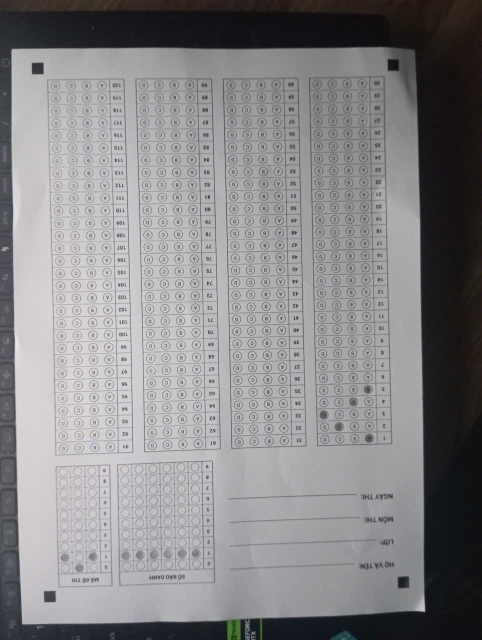
#> input picture resources/images/mau_in/z7951713500135_d9a7672142e883c93373241b8fcc8115.jpg, 963 x 1280 px (shown at 1/2 size)
$ python -i apply_adaptive_threshold.py   (imports and definitions only)
#> lines starting #> are read from the running program, lines starting #| are printed output that depends on the picture; after the words box and inside, x2 and y2 are one past the last pixel; in counts of white or black regions, pixels touching at a corner belong together
### image_processing/utils/image_utils.py
import cv2
import numpy as np

def to_grayscale(image: np.ndarray) -> np.ndarray:
    """Chuyển đổi ảnh sang ảnh xám an toàn, chống lặp lại code ở nhiều nơi."""
    if len(image.shape) == 3:
        return cv2.cvtColor(image, cv2.COLOR_BGR2GRAY)
    return image

### image_processing/preprocessing/apply_adaptive_threshold.py
import cv2
import numpy as np
from image_processing.utils.image_utils import to_grayscale

# [67 lines left out: functions normalize_illumination, process, not called in this run]

>>> import cv2
>>> picture = cv2.imread('../../resources/images/mau_in/z7951713500135_d9a7672142e883c93373241b8fcc8115.jpg')
#> picture is the input picture: shape (1280, 963, 3); mean B, G, R 136, 134.4, 135.3
>>> result = process(picture)
#> in normalize_illumination, `small = cv2.resize(gray_image, (0, 0), fx=scale, fy=scale, interpolati..`:
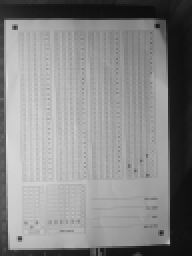
#> small: shape (128, 96) (shown 2 times larger); min 13, max 222, mean 135.2
#> in normalize_illumination, `bg_small = cv2.morphologyEx(small, cv2.MORPH_CLOSE, kernel)`:
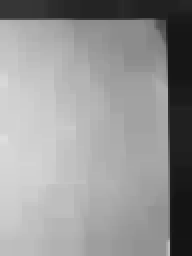
#> bg_small: shape (128, 96) (shown 2 times larger); min 20, max 222, mean 149
#> in normalize_illumination, `bg_small = cv2.GaussianBlur(bg_small, (k|1, k|1), 0)`:
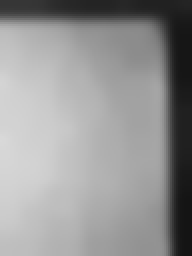
#> bg_small: shape (128, 96) (shown 2 times larger); min 20, max 217, mean 149
#> in normalize_illumination, `normalized = 255.0 * (gray_image.astype(np.float32) / background)`:
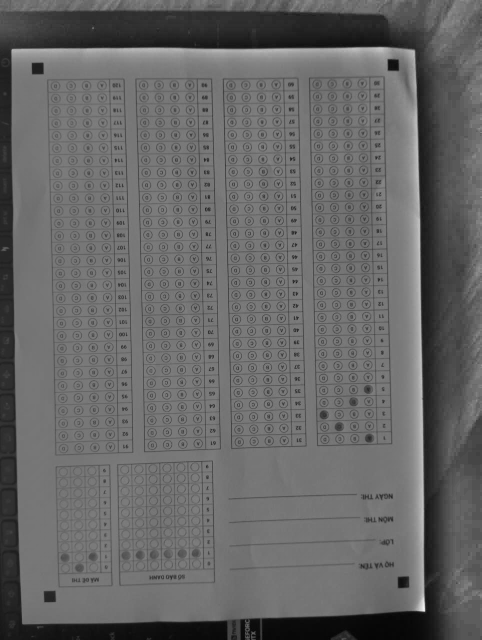
#> normalized: shape (1280, 963) float32 (shown at 1/2 size); min 17.75, max 528.2, mean 223; drawn with min black and max white
#> in normalize_illumination, `return np.clip(normalized, 0, 255).astype(np.uint8)`:
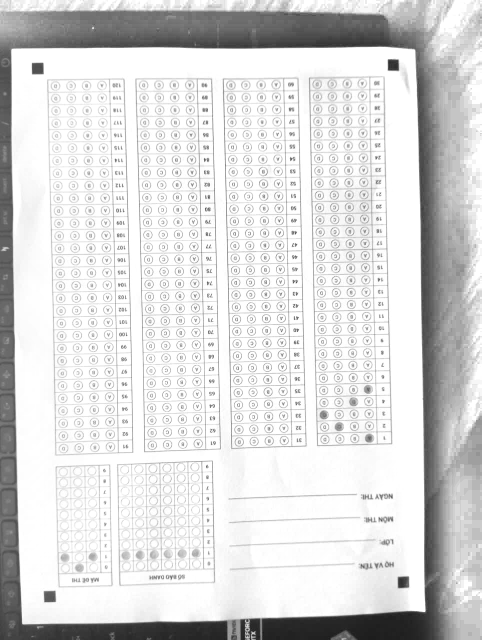
#> returned value: shape (1280, 963) (shown at 1/2 size); min 17, max 255, mean 217.7
#> in process, `thresh = cv2.adaptiveThreshold( blurred, 255, cv2.ADAPTIVE_THRESH_GAUS..`:
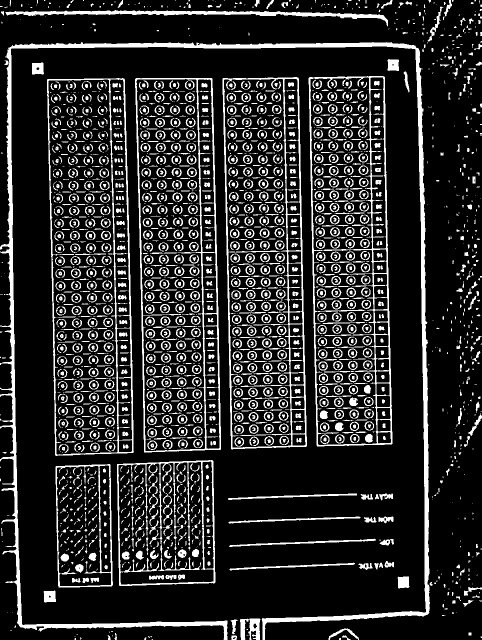
#> thresh: shape (1280, 963) (shown at 1/2 size); 16.6% white; 2723 white regions (865 under 20 px), largest, box (x1, y1, x2, y2) and area: (0, 84, 860, 1280) 32653, (617, 152, 785, 893) 10328, (445, 154, 614, 899) 9338

$ run again, on resources/images/mau_in/z7951713807793_0a28cbc59b79b76bafd8a5345eacad76.jpg
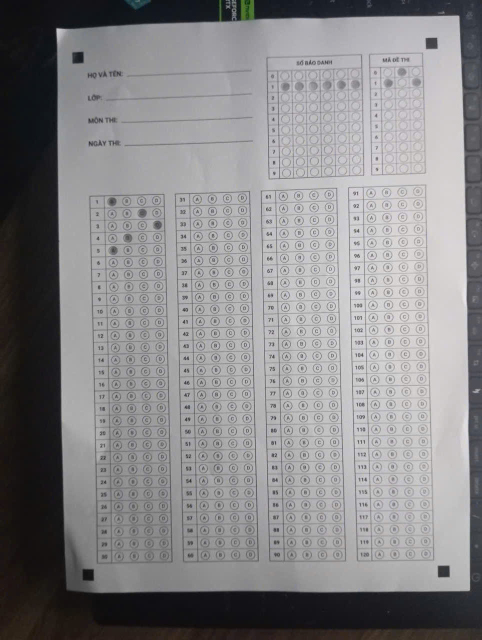
#> input picture resources/images/mau_in/z7951713807793_0a28cbc59b79b76bafd8a5345eacad76.jpg, 963 x 1280 px (shown at 1/2 size)
#> picture is the input picture: shape (1280, 963, 3); mean B, G, R 136, 134.4, 135.3
#> in normalize_illumination, `return np.clip(normalized, 0, 255).astype(np.uint8)`:
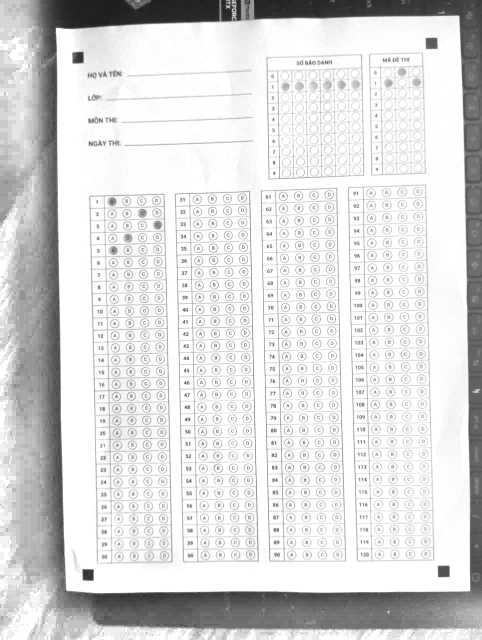
#> returned value: shape (1280, 963) (shown at 1/2 size); min 14, max 255, mean 217.9
#> in process, `thresh = cv2.adaptiveThreshold( blurred, 255, cv2.ADAPTIVE_THRESH_GAUS..`:
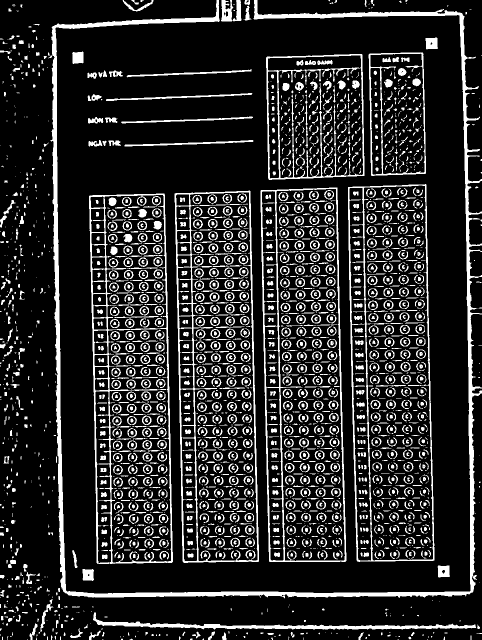
#> thresh: shape (1280, 963) (shown at 1/2 size); 16.6% white; 2973 white regions (1025 under 20 px), largest, box (x1, y1, x2, y2) and area: (97, 0, 963, 1197) 32606, (178, 387, 346, 1128) 10164, (349, 381, 518, 1126) 9304

$ run again, on resources/images/mau_in/z7951714288591_d504b6f0a4ae7714f077810b1e4e7762.jpg
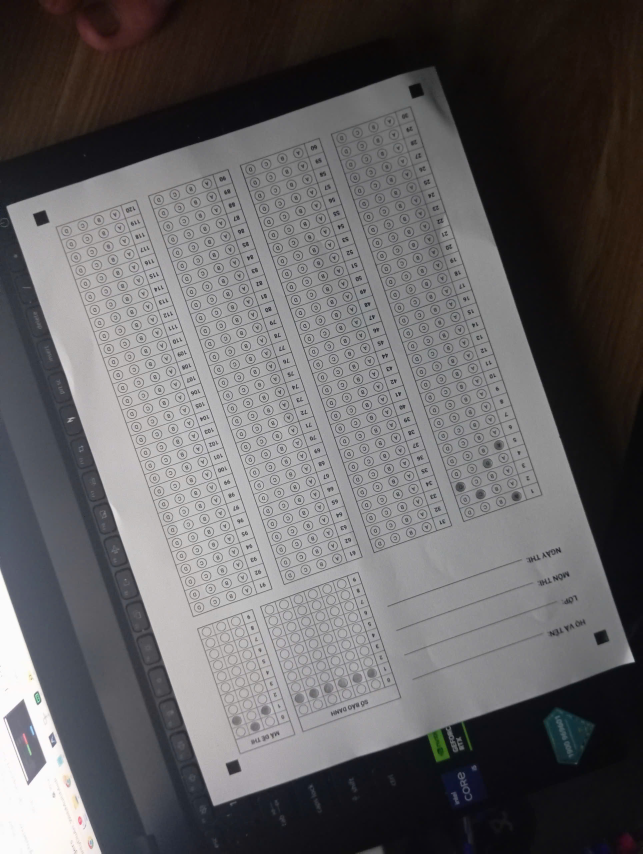
#> input picture resources/images/mau_in/z7951714288591_d504b6f0a4ae7714f077810b1e4e7762.jpg, 1927 x 2560 px (shown at 1/3 size)
#> picture is the input picture: shape (2560, 1927, 3); mean B, G, R 98.3, 97, 99.1
#> in normalize_illumination, `return np.clip(normalized, 0, 255).astype(np.uint8)`:
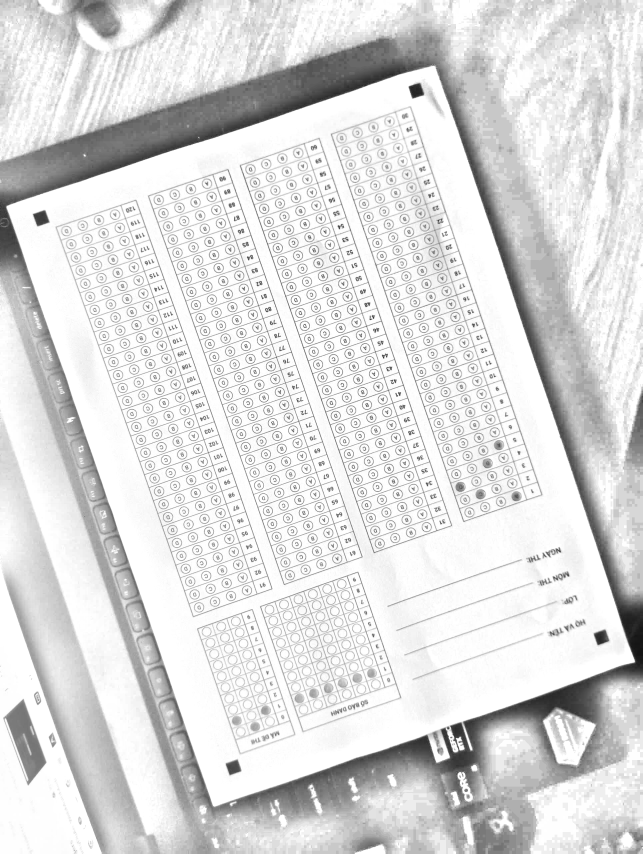
#> returned value: shape (2560, 1927) (shown at 1/3 size); min 14, max 255, mean 220.3
#> in process, `thresh = cv2.adaptiveThreshold( blurred, 255, cv2.ADAPTIVE_THRESH_GAUS..`:
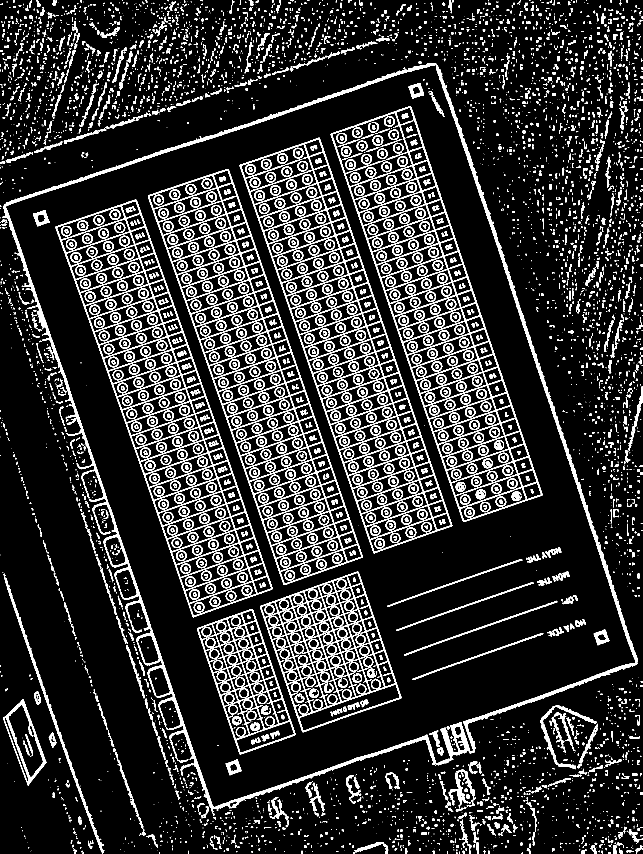
#> thresh: shape (2560, 1927) (shown at 1/3 size); 13.5% white; 6282 white regions (3029 under 20 px), largest, box (x1, y1, x2, y2) and area: (7, 189, 1914, 2440) 68623, (166, 599, 818, 1852) 38019, (444, 507, 1088, 1755) 37791
